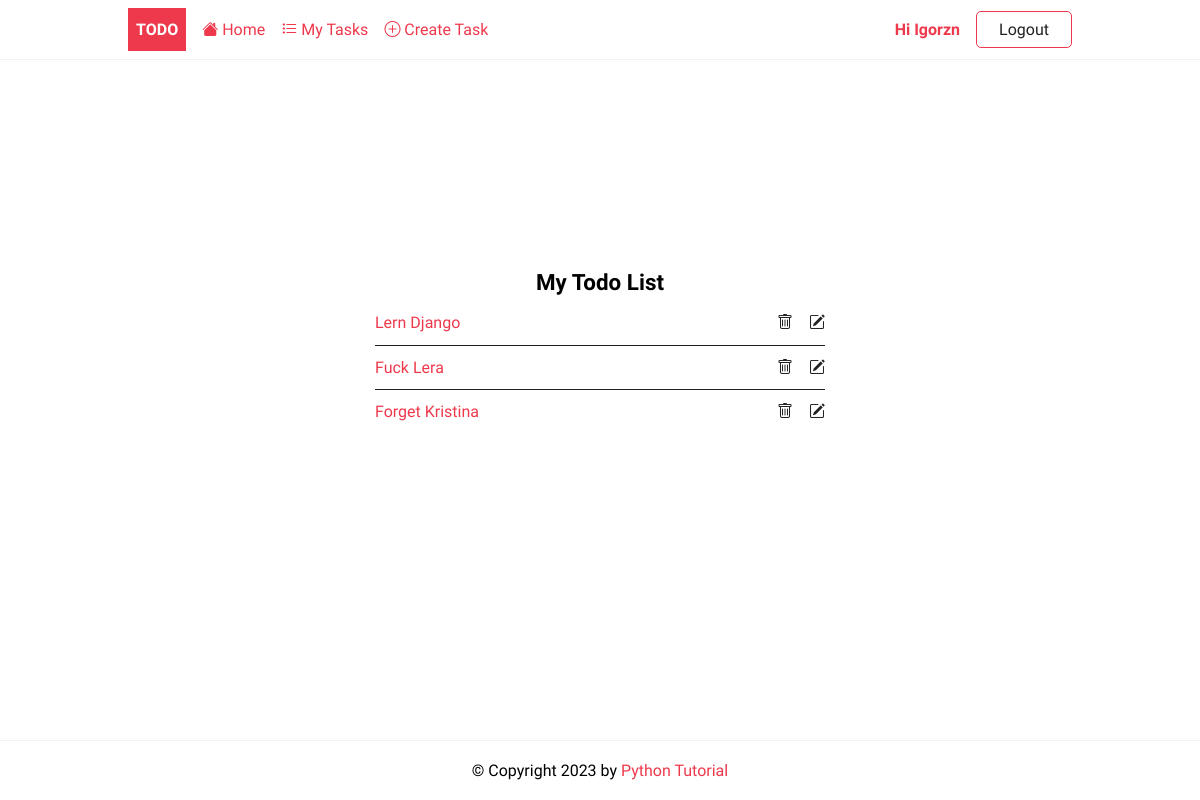
Page /tasks/ (signed in) on the committed database.
### todo/models.py (models this page shows, shortened)
class Task(models.Model):
    title = models.CharField(max_length=255)
    description = models.TextField(null=True, blank=True)
    completed = models.BooleanField(default=False)
    created_at = models.DateTimeField(auto_now_add=True)
    user = models.ForeignKey(User, on_delete=models.CASCADE, null=True, blank=True)
    class Meta:
        ordering = ['completed']

### todo/views.py (the view)
# urls.py: path('', TaskList.as_view(), name='tasks'),
class TaskList(LoginRequiredMixin, ListView):
    model = Task
    context_object_name = 'tasks'
    """
        - В данном случае изменив 'context_object_name' на 'tasks' в
        шаблоне мы обращаемся не к 'object_list', а к 'tasks'

        # task_list.html
        ...
            {% for task in tasks %}
                <li><a href="#" class="{% if task.completed %}completed{% endif %}">{{ task.title }}</a>
                    <div class="task-controls">
                        <a href="#"><i class="bi bi-trash"></i> </a>
                        <a href="#"><i class="bi bi-pencil-square"></i></a>
                    </div>
                </li>
            {% endfor %}
        ...
    """
    template_name = 'app/task_list.html'
    def get_context_data(self, **kwargs):
        context = super().get_context_data(**kwargs)
        context['tasks'] = context['tasks'].filter(user=self.request.user)
        return context

### templates/app/task_list.html (shortened to what this page needs)
{% extends 'base.html' %}
{% block content %}
    <div class="center">
        <h2>My Todo List</h2>
        {% if tasks %}
            <ul class="tasks">
            {% for task in tasks %}
                <li><a href="{% url 'task' task.id %}"
                       class="{% if task.completed %}completed{% endif %}">{{ task.title }}</a>
                    <div class="task-controls">
                        <a href="{% url 'task-delete' task.id %}"><i class="bi bi-trash"></i> </a>
                        <a href="{% url 'task-update' task.id %}"><i class="bi bi-pencil-square"></i></a>
                    </div>
                </li>
            {% endfor %}
        {% else %}
            <p>🎉 Yay, you have no pending tasks!</p>
        {% endif %}
        </ul>
    </div>
{% endblock content %}

### templates/base.html (shortened to what this page needs)
{% load static %}
<!DOCTYPE html>
<html lang="en">
<head>
    <link rel="stylesheet" href="{% static 'css/style.css' %}"/>
</head>
<body>
<header class="header">
    <div class="container">
        <a href="{% url 'home' %}" class="logo">Todo</a>
        <nav class="nav">
            <a href="{% url 'home' %}"><i class="bi bi-house-fill"></i> Home</a>
            {% if request.user.is_authenticated %}
                <a href="{% url 'tasks' %}"><i class="bi bi-list-task"></i> My Tasks</a>
                <a href="{% url 'task-create' %}"><i class="bi bi-plus-circle"></i> Create Task</a>
                <a href="{% url 'profile' %}" title="Update my profile">Hi {{request.user | title}}</a>
                <a href="{% url 'logout' %}" class="btn btn-outline">Logout</a>
            {% else %}
                <a href="{% url 'login' %}" class="btn btn-outline">Login</a>
                <a href="{% url 'register' %}" class="btn btn-primary">Join Now</a>
            {% endif %}
        </nav>
    </div>
</header>
<main>
    <div class="container">
        {% block content %} {% endblock %}
    </div>
</main>
<footer class="footer">
    <div class="container">
        <p>&copy; Copyright {% now "Y" %} by <a href="https://www.pythontutorial.net">Python Tutorial</a></p>
    </div>
</footer>
</body>
</html>

### static/css/style.css (style rules this page uses)
:root { --color-primary: #ee394c; --color-secondary: #86b7fe; --color-light: #f2f2f2; --color-gray: #ced4da; --color-dark: #212121; --color-white: #ffffff; --color-error: #e2442f; --color-warning: #ffc900; --color-info: #02a2b9; --color-success: #1ba345; --color-input: #00d1b2; --border-radius: 5px; }
* { margin: 0; padding: 0; box-sizing: border-box; text-rendering: optimizeLegibility; }
html, body { height: 100%; }
body { font-family: 'Dosis', sans-serif; font-size: 1rem; line-height: 1.7; display: flex; flex-direction: column; }
h2 { font-size: 1.4rem; }
a { color: var(--color-primary); text-decoration: none; }
.container { max-width: 960px; margin: 0 auto; padding: 0.5rem; }
.header { border-bottom: solid 1px var(--color-light); }
.header .container { display: flex; align-items: center; gap:1rem; }
.nav { display:flex; gap:1rem; align-items: center; justify-content: center; flex-basis: 100%; }
.nav a:nth-last-child(2) { margin-left: auto; font-weight: bold; }
.logo { padding: 0.5rem; background-color: var(--color-primary); text-decoration: none; color: var(--color-white); font-weight: bold; text-transform: uppercase; }
.tasks { list-style: none; width: 100%; max-width: 450px; }
.tasks li { display: flex; justify-content: space-between; align-items: center; width: 100%; border-bottom: solid 1px var(--color-dark); padding: 0.5rem 0; }
.tasks li:last-of-type { border-bottom: none; }
.task-controls { display: flex; justify-content: space-between; gap: 1rem; }
.task-controls a { color: var(--color-dark); }
.footer p { text-align: center; }
.footer { margin-top: auto; padding: 0.5rem 0; border-top: solid 1px var(--color-light); }
.btn { padding: 0.25rem 0.75rem; border-radius: var(--border-radius); background-color: var(--color-white); border: solid 1px var(--color-white); color: var(--color-dark); cursor: pointer; text-decoration: none; font-size: 1rem; min-width: 6rem; text-align: center; }
.btn-outline { border: solid 1px var(--color-primary); }
.center { display: flex; flex-direction: column; align-items: center; justify-content: center; min-height: 70vh; }

### rows in the picture
Task: title "Lern Django"
Task: title "Fuck Lera"
Task: title "Forget Kristina"

### other values in the picture
{{ request.user | title }} "Igorzn"
